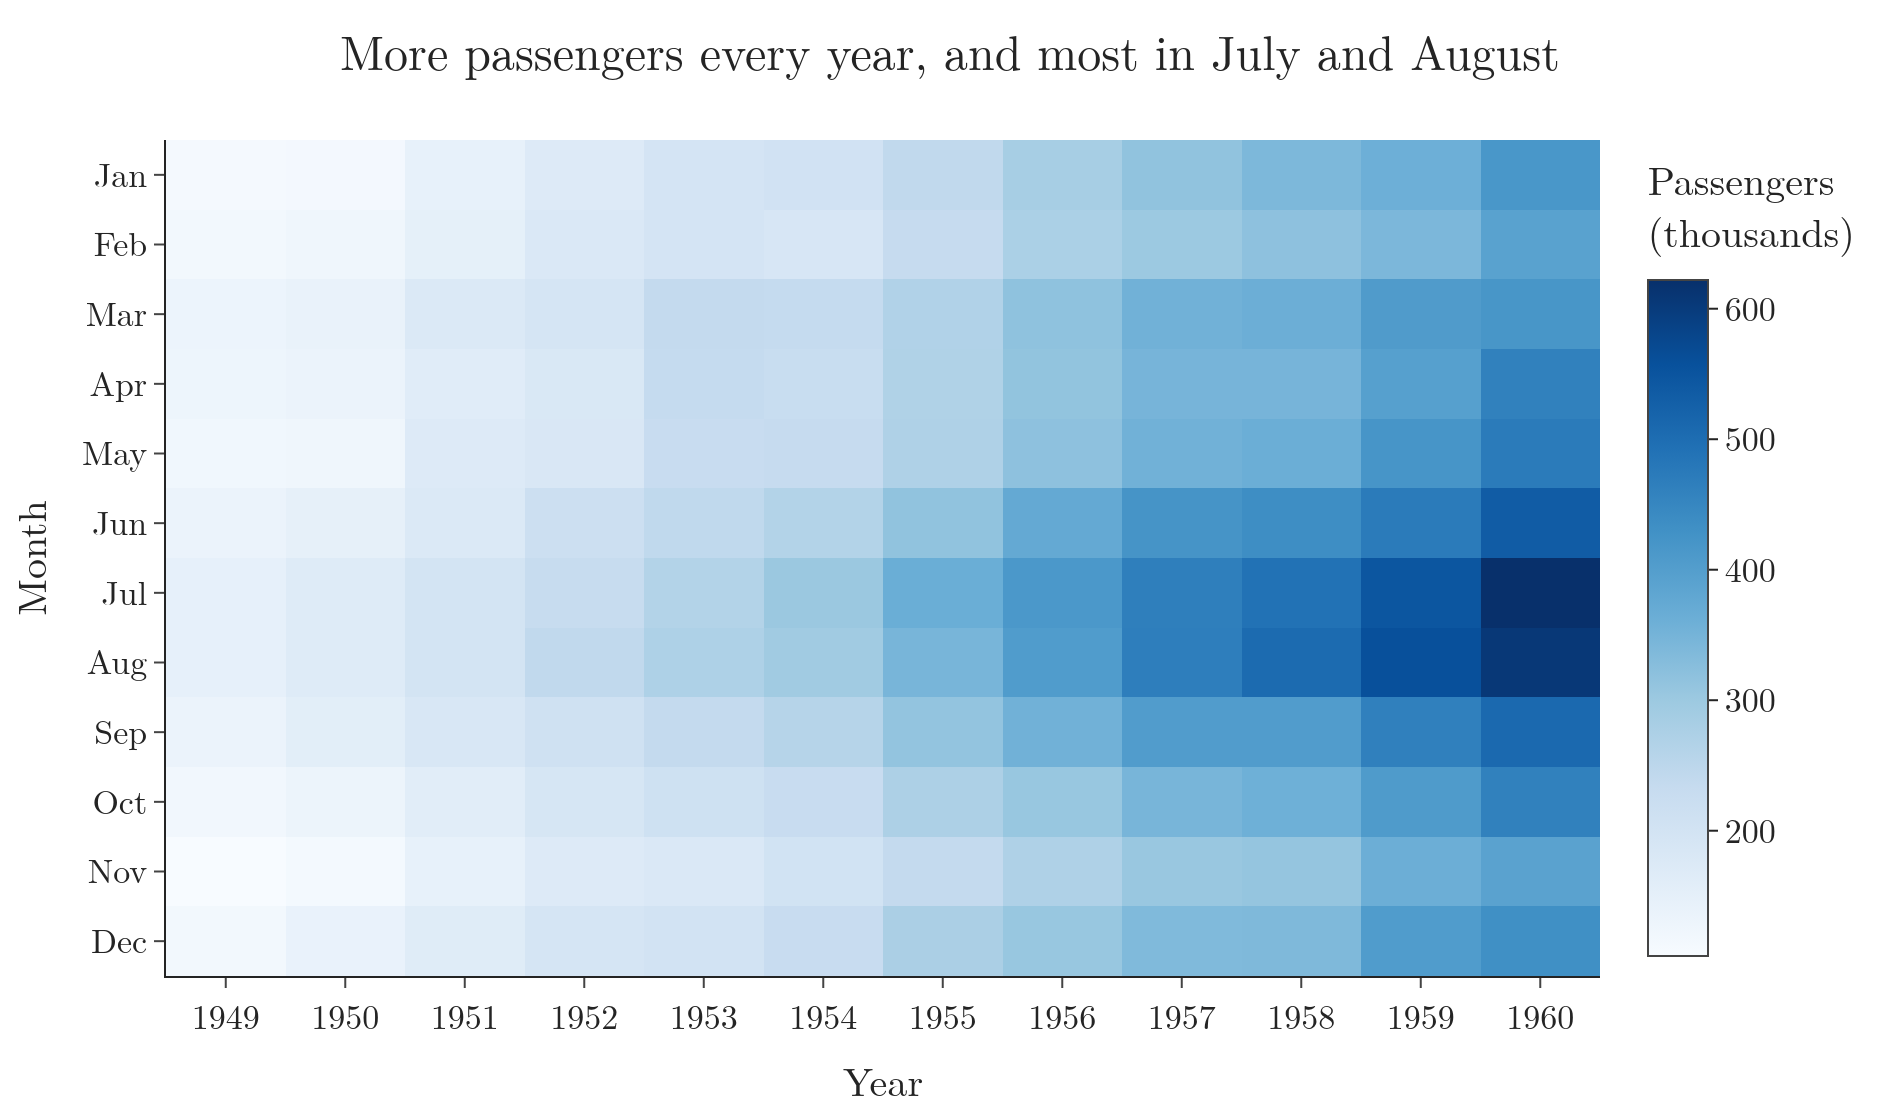

Here is the Python script that generated this plot:
"""Flights: passengers per month and year (pivot table), shown as a heatmap."""
import plotly.express as px
from common import load, save_px, FONT, MONTHS

f = load("flights")
table = f.pivot_table(values="passengers", index="month", columns="year").reindex(MONTHS)
fig = px.imshow(table, color_continuous_scale="Blues", aspect="auto",
                labels=dict(x="Year", y="Month", color="Passengers<br>(thousands)"))
fig.update_xaxes(tickvals=list(table.columns), side="bottom")
fig.update_layout(template="simple_white", width=950, height=560, font=FONT,
                  title=dict(text="More passengers every year, and most in July and August", x=0.5),
                  margin=dict(l=70, r=20, t=70, b=60))
save_px(fig, "flights_heatmap")
